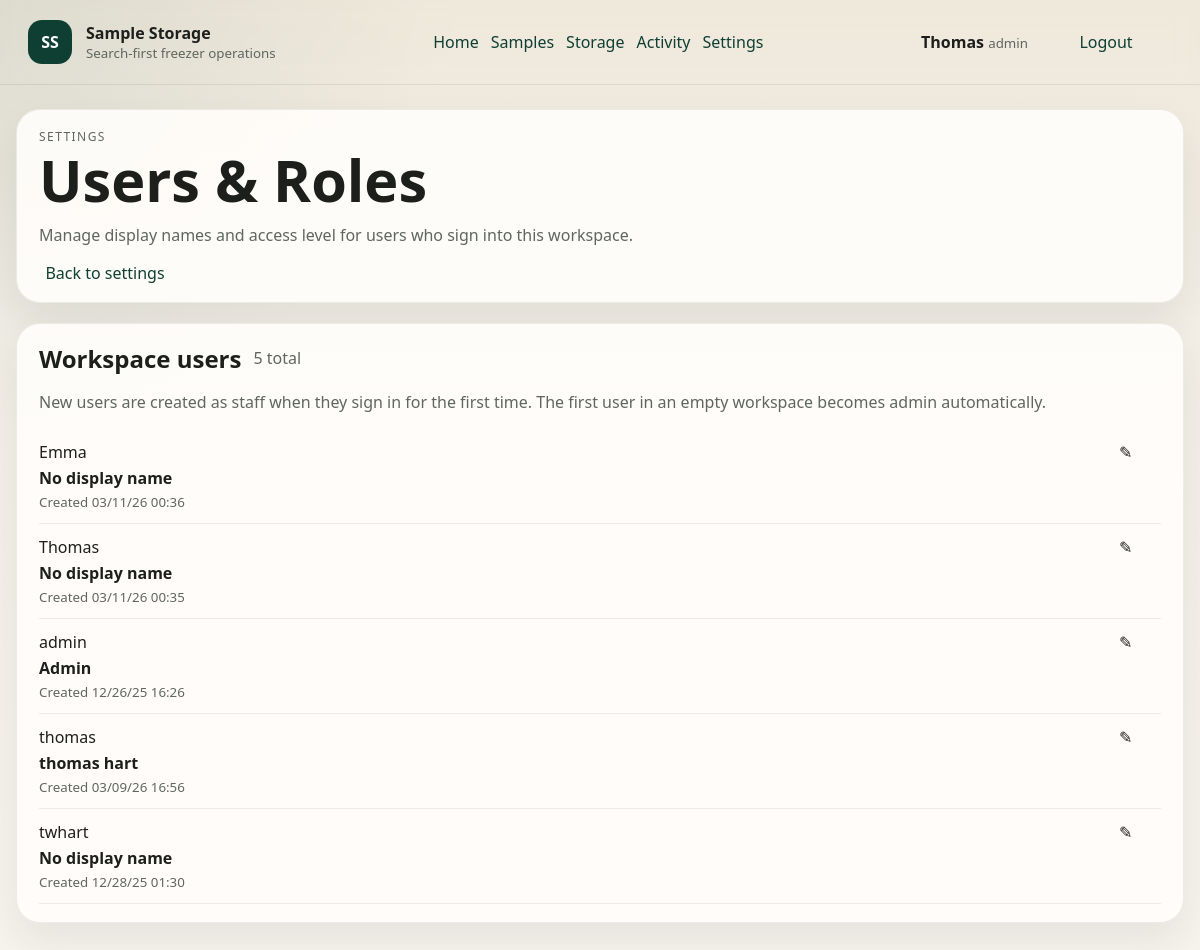
The page /settings/users (signed in) on the database its author committed.
### app/domain/models.py (models this page shows)
class Base(DeclarativeBase):
    pass

class User(Base):
    __tablename__ = "users"
    id: Mapped[int] = mapped_column(Integer, primary_key=True)
    username: Mapped[str] = mapped_column(String(50), unique=True, nullable=False)
    full_name: Mapped[str | None] = mapped_column(String(100))
    role: Mapped[UserRole] = mapped_column(SqlEnum(UserRole), default=UserRole.staff)
    permissions_allow_json: Mapped[str | None] = mapped_column(Text)
    permissions_deny_json: Mapped[str | None] = mapped_column(Text)
    created_at: Mapped[datetime] = mapped_column(DateTime(timezone=True), default=datetime.utcnow)
    events: Mapped[list[Event]] = relationship("Event", back_populates="user")
    sample_notes: Mapped[list[SampleNoteEntry]] = relationship("SampleNoteEntry", back_populates="user")
    analysis_batches: Mapped[list[AnalysisBatch]] = relationship("AnalysisBatch", back_populates="user")

### app/web/routes/settings.py (the view)
@router.get("/settings/users")
async def user_settings(request: Request, db: Session = Depends(get_db), current_user=Depends(require_permission("manage_users"))):
    return _render_user_settings_page(request, db, current_user=current_user)

### app/templates/settings_users.html (shortened to what this page needs)
{% extends "base.html" %}
{% block content %}
<section class="page-head card compact">
  <div>
    <p class="eyebrow">Settings</p>
    <h1>Users &amp; Roles</h1>
    <p class="muted">Manage display names and access level for users who sign into this workspace.</p>
  </div>
  <div class="page-actions">
    <a class="ghost-button" href="/settings">Back to settings</a>
  </div>
</section>
<section class="card compact">
  <div class="section-head">
    <h2>Workspace users</h2>
    <span class="muted">{{ users | length }} total</span>
  </div>
  <p class="muted">New users are created as staff when they sign in for the first time. The first user in an empty workspace becomes admin automatically.</p>
  <ul class="metric-list admin-config-list">
    {% for user in users %}
      <li class="admin-config-item">
        <div class="admin-config-copy">
          <span>{{ user.username }}</span>
          <strong>{{ user.full_name or 'No display name' }}</strong>
          <small class="muted">Created {{ format_datetime(user.created_at) }}</small>
        </div>
        <details class="admin-edit-card admin-user-edit-card">
          <summary class="icon-button admin-edit-toggle" title="Edit user">&#9998;</summary>
        </details>
      </li>
    {% else %}
      <li><span>No users yet.</span><strong>0</strong></li>
    {% endfor %}
  </ul>
</section>
{% endblock %}

### app/templates/base.html (shortened to what this page needs)
<!DOCTYPE html>
<html lang="en">
<head>
  <link rel="stylesheet" href="/static/styles.css" />
</head>
<body>
  <div class="shell">
    <header class="topbar">
      <a class="brand" href="/dashboard">
        <span class="brand-mark">SS</span>
        <span>
          <strong>Sample Storage</strong>
          <small>Search-first freezer operations</small>
        </span>
      </a>
      <nav class="topnav">
        <a href="/dashboard">Home</a>
        <a href="/samples">Samples</a>
        <a href="/storage">Storage</a>
        <a href="/events">Activity</a>
        {% if current_user %}
          <a href="/settings">Settings</a>
        {% endif %}
      </nav>
      <div class="userpanel">
        {% if current_user %}
          <div>
            <strong>{{ current_user.username }}</strong>
            <small>{{ current_user.role.value }}</small>
          </div>
          <a class="ghost-button" href="/logout">Logout</a>
        {% else %}
          <a class="ghost-button" href="/login">Login</a>
        {% endif %}
      </div>
    </header>
    <main class="container">
      {% block content %}{% endblock %}
    </main>
  </div>
</body>
</html>

### app/static/styles.css (style rules this page uses)
:root { --bg: #f3efe7; --surface: #fffdfa; --surface-alt: #f8f2ea; --ink: #1d1f1d; --muted: #5f665f; --line: #d8cfbf; --accent: #1f5c4b; --accent-strong: #0f3f33; --warning: #c26a3d; --occupied: #f7d8c4; --shadow: 0 18px 40px rgba(31, 34, 29, 0.08); --box-zoom: 1; --box-header-size: calc(26px * var(--box-zoom)); --box-header-radius: calc(8px * var(--box-zoom)); --box-index-width: calc(30px * var(--box-zoom)); --box-cell-width: calc(80px * var(--box-zoom)); --box-grid-gap: calc(4px * var(--box-zoom)); --box-slot-height: calc(68px * var(--box-zoom)); --box-slot-padding: calc(5px * var(--box-zoom)); --box-slot-radius: calc(10px * var(--box-zoom)); --box-header-font: calc(0.78rem * var(--box-zoom)); --box-line-font: calc(0.68rem * var(--box-zoom)); --box-id-font: calc(0.76rem * var(--box-zoom)); --box-meta-gap: calc(4px * var(--box-zoom)); --box-add-size: calc(26px * var(--box-zoom)); --box-add-font: calc(0.9rem * var(--box-zoom)); }
* { box-sizing: border-box; }
body { margin: 0; color: var(--ink); background: radial-gradient(circle at top left, rgba(31, 92, 75, 0.09), transparent 28%), linear-gradient(180deg, #efe8db 0%, var(--bg) 34%, #f7f4ee 100%); font-family: "Segoe UI Variable Text", "Segoe UI", "Helvetica Neue", Arial, sans-serif; font-variant-numeric: lining-nums tabular-nums; font-feature-settings: "lnum" 1, "tnum" 1; }
.shell { min-height: 100vh; }
.topbar { display: flex; gap: 20px; align-items: center; justify-content: space-between; padding: 20px 28px; border-bottom: 1px solid rgba(29, 31, 29, 0.08); backdrop-filter: blur(10px); }
.brand { display: flex; align-items: center; gap: 14px; color: var(--ink); text-decoration: none; }
.brand strong, .brand small { display: block; }
.brand small, .muted, .subtle, .topbar small { color: var(--muted); }
.brand-mark { display: inline-flex; align-items: center; justify-content: center; width: 44px; height: 44px; border-radius: 14px; background: var(--accent-strong); color: #fff; font-weight: 700; }
.topnav, .userpanel, .page-actions, .actions-row, .section-head, .cell-top, .tree-row { display: flex; gap: 12px; align-items: center; }
.topnav a, .section-head a, .tree-row a, .mini-links a { color: var(--accent-strong); text-decoration: none; }
.userpanel { justify-content: flex-end; }
.container { width: min(1180px, calc(100% - 32px)); margin: 0 auto; padding: 24px 0 48px; }
.card { background: rgba(255, 253, 250, 0.92); border: 1px solid rgba(29, 31, 29, 0.08); border-radius: 24px; box-shadow: var(--shadow); padding: 24px; margin-bottom: 20px; }
.card.compact { padding: 18px 22px; }
button, .button, .ghost-button { display: inline-flex; align-items: center; justify-content: center; width: auto; min-width: 132px; cursor: pointer; text-decoration: none; }
.ghost-button { background: transparent; color: var(--accent-strong); }
.eyebrow { margin: 0 0 8px; text-transform: uppercase; letter-spacing: 0.12em; font-size: 0.75rem; color: var(--muted); }
.hero h1, .page-head h1, .login-card h1 { margin: 0; font-size: clamp(2rem, 5vw, 3.6rem); line-height: 0.95; }
.metric-list, .timeline, .tree-list { list-style: none; margin: 0; padding: 0; }
.metric-list li, .timeline li, .stack-row, .tree-row { display: flex; justify-content: space-between; gap: 12px; padding: 12px 0; border-bottom: 1px solid rgba(29, 31, 29, 0.08); }
.tree-toggle, .icon-button { min-width: 34px; width: 34px; height: 34px; padding: 0; border-radius: 10px; }
.icon-button { width: auto; min-width: 34px; padding: 0 10px; }
.bulk-head h1, .section-head h2 { margin: 0; }
.admin-config-list .admin-config-item { align-items: flex-start; }
.admin-config-copy { display: grid; gap: 4px; flex: 1; }
.admin-edit-card { min-width: 42px; }
.admin-edit-card summary { list-style: none; }
.admin-edit-toggle { width: 38px; min-width: 38px; height: 38px; padding: 0; }

### rows shown on the page
User: username "Thomas", role.value "admin", full_name "No display name", created_at "03/11/26 00:35"
User: username "Emma", full_name "No display name", created_at "03/11/26 00:36"
User: username "admin", full_name "Admin", created_at "12/26/25 16:26"
User: username "thomas", full_name "thomas hart", created_at "03/09/26 16:56"
User: username "twhart", full_name "No display name", created_at "12/28/25 01:30"

### other values the page prints
{{ users | length }} "5"
